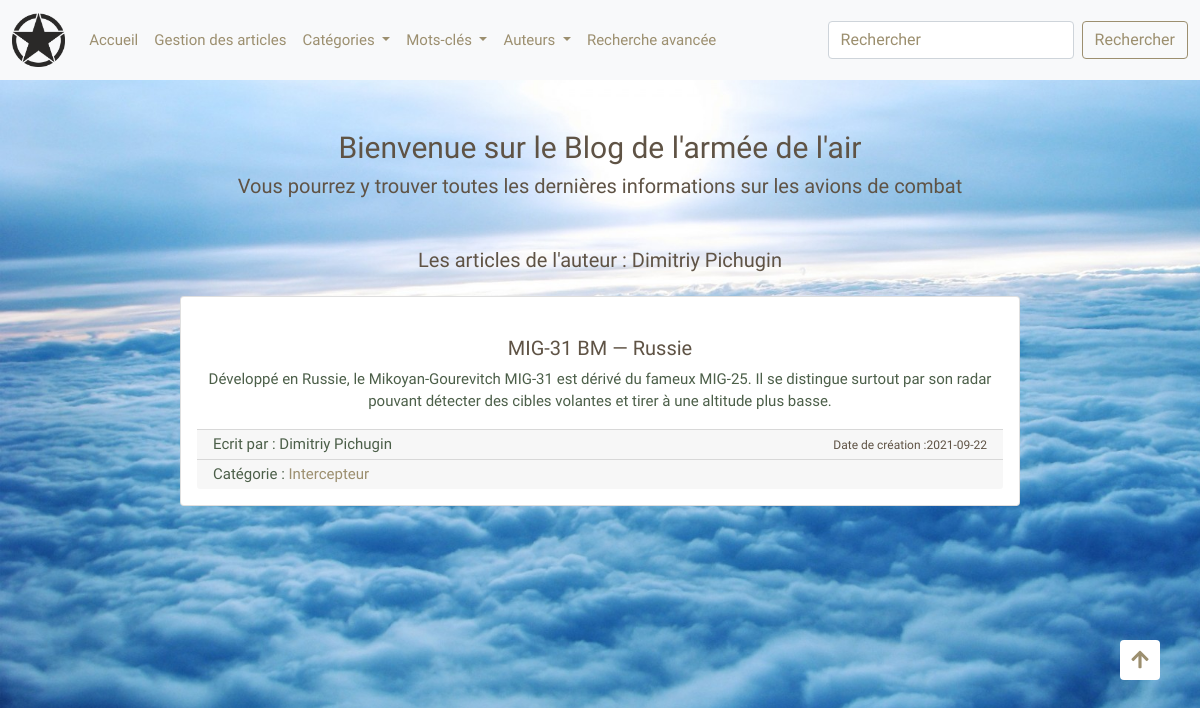
/index.php?vue=list_auteurs&auteur=1, run on the app's committed database.
### tables this page shows
CREATE TABLE `article` (
  `Id_Article` int(11) NOT NULL,
  `Titre` text NOT NULL,
  `Auteur` text NOT NULL,
  `Contenu_texte` text NOT NULL,
  `Contenu_image` text NOT NULL,
  `Date_creation` date NOT NULL,
  `Id_Categorie` int(11) DEFAULT NULL
);

CREATE TABLE `categorie` (
  `Id_Categorie` int(11) NOT NULL,
  `Nom` text NOT NULL
);

### vues/liste_articles_auteurs.php (the view, shortened to what this page needs)
<?php
if(isset($_GET["auteur"]))
{
    $connex = connexionDB('bdd_blog') ;
    if ($connex)
    {
        mysqli_set_charset($connex, 'utf8');
        $auteur = (int)$_GET['auteur'] ;
        $requeteNomAuteur = "SELECT Auteur FROM article WHERE Id_Article = ".$auteur.";";
        $resultNomAuteur = mysqli_query($connex,$requeteNomAuteur);
        $nomAuteur = mysqli_fetch_array($resultNomAuteur);
        $requeteCategorie = "SELECT c.Nom , c.Id_Categorie FROM categorie c , article a WHERE c.Id_Categorie = a.Id_Categorie AND a.Id_Article = ".$auteur.";";
        $resultCategorie = mysqli_query($connex,$requeteCategorie);
        $categorie = mysqli_fetch_array($resultCategorie);
        $requeteArticleAuteur = "SELECT * FROM article WHERE Id_Article = ".$auteur.";";
        $resultArticleAuteur = mysqli_query($connex,$requeteArticleAuteur);
        $articles = mysqli_fetch_all($resultArticleAuteur);
        if (!$resultArticleAuteur)
            {
                echo "<script type=text/javascript>";
                echo 'alert("Impossible d\'afficher les articles de cet auteur")</script>';
            }
        else
            {
                echo '<div class="text-center mb-3"><h3 class="text-center">Les articles de l\'auteur : '.$nomAuteur[0].'</3></div>';
                echo "<div class='card-group'>";
                foreach ($articles as $a)
                {
                    $code = $a[0] ;
                    $vue = "index.php?vue=vue_article&code=".$code ;
                    echo    '<div class="card">
                                <a href="'.$vue.'"><img src="'.$a[4].'" class="card-img-top" alt=""></a>
                                <div class="card-body">
                                    <h3 class="card-title text-center">'.$a[1].'</h3>
                                    <p class="card-text text-center">'.$a[3].'</p>
                                    <div class="card-footer">
                                        <p class="card-text text-center">Ecrit par : '.$a[2].'</p>
                                        <p class="card-text text-center"><small class="text-muted">Date de création :'.$a[5].'</small></p>
                                    </div>
                                    <div class="card-footer">
                                        <p class="card-text text-center">Catégorie : <a href="index.php?vue=list_categories&categorie='.$categorie[1].'">'.$categorie[0].'</a></p>' ;
                    echo            '</div>
                                </div>
                            </div>';
                }
                echo "</div>" ;
            }
    }
}
else
{
    echo"<script type=\"text/javascript\">";
    echo 'alert("La catégorie demandée n\'a pas pu être récupérée...");';
    echo "window.history.back();";
    echo "</script>";
    mysqli_close($connex);
}
?>

### custom.css (style rules this page uses)
html { --color1 : #9c8f6f; --color2 : #4c5f49; --color3 : #5f5345; }
body { box-sizing: border-box; background-image: url('img/sky.jpg'); background-attachment: fixed; background-repeat: no-repeat; background-size: cover; position: relative; }
a , a:hover { text-decoration: none; }
body { font-family: 'Stick No Bills', sans-serif !important; font-size: 15px !important; color: var(--color2) !important; }
h3 { font-size: 20px !important; color: var(--color3) !important; }
p { font-size: 15px !important; color: var(--color2) !important; }
a { font-size: 15px !important; color: var(--color1) !important; }
.card-group { display: flex; flex-direction: column; align-items: center; width: 70%; margin: 0 auto; }
.card { width: 100%; border-radius: .25rem !important; }
.card-footer { display: flex; justify-content: space-between; align-items: center; height: 30px; }
.card-footer p { margin-bottom: 0; }
.text-muted { color: var(--color3) !important; }
.small, small { font-size: 0.8em; }

### data on the page
article: Auteur "Dimitriy Pichugin", Titre "MIG-31 BM — Russie", Contenu_texte "Développé en Russie, le Mikoyan-Gourevitch MIG-31 est dérivé du fameux MIG-25. Il se distingue surtout par son radar pouvant détecter des cibles volantes et tirer à une altitude plus basse.", Date_creation "2021-09-22", Id_Categorie.Nom "Intercepteur"
